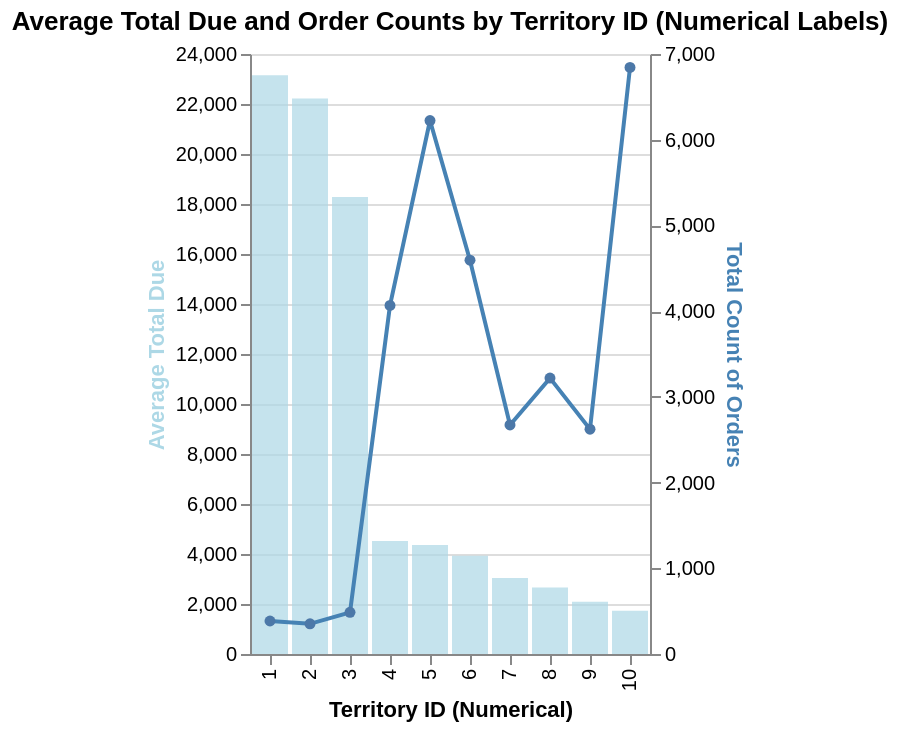

Notebook source saved alongside this figure:
### Code cell
# Chart for Average Total Due (Bars)
bars = alt.Chart(df_avg_due_top10).mark_bar(opacity=0.7, color='lightblue').encode(
    x=alt.X('territory_numerical_id:O', title='Territory ID (Numerical)'),
    y=alt.Y('total_due', axis=alt.Axis(title='Average Total Due', titleColor='lightblue')),
    tooltip=['territory_id', 'territory_numerical_id', 'total_due']
)

# Filter the original DataFrame to include only the top 10 territory_ids
top10_territory_ids = df_avg_due_top10['territory_id'].tolist()
df_filtered_top10_territories = df[df['territory_id'].isin(top10_territory_ids)].copy()

# Map the territory_id in the filtered DataFrame to numerical IDs
df_filtered_top10_territories['territory_numerical_id'] = df_filtered_top10_territories['territory_id'].map(territory_id_mapping)

# Calculate the count of orders for each numerical territory ID
territory_counts = df_filtered_top10_territories['territory_numerical_id'].value_counts().reset_index()
territory_counts.columns = ['territory_numerical_id', 'count']
territory_counts = territory_counts.sort_values(by='territory_numerical_id') # Sort by numerical ID for consistent line chart order

# Counts
lines = alt.Chart(territory_counts).mark_line(point=True, color='steelblue').encode(
    x=alt.X('territory_numerical_id:O', title='Territory ID (Numerical)'),
    y=alt.Y('count', axis=alt.Axis(title='Total Count of Orders', titleColor='steelblue')),
    tooltip=['territory_numerical_id', 'count']
)

# Layer the two charts and resolve scales for independent Y-axes
combined_layered_chart = alt.layer(bars, lines).resolve_scale(
    y='independent'
).properties(
    title='Average Total Due and Order Counts by Territory ID (Numerical Labels)'
)

combined_layered_chart.display()

### Figure 1 — Vega-Lite specification as saved in the notebook (floating-point values rounded to 4 significant figures)
{"config": {"view": {"continuousWidth": 300, "continuousHeight": 300}}, "layer": [{"data": {"name": "data-f215d2ed58b4bf728715ccdf02b09c38"}, "mark": {"type": "bar", "color": "lightblue", "opacity": 0.7}, "encoding": {"tooltip": [{"field": "territory_id", "type": "nominal"}, {"field": "territory_numerical_id", "type": "quantitative"}, {"field": "total_due", "type": "quantitative"}], "x": {"field": "territory_numerical_id", "title": "Territory ID (Numerical)", "type": "ordinal"}, "y": {"axis": {"title": "Average Total Due", "titleColor": "lightblue"}, "field": "total_due", "type": "quantitative"}}}, {"data": {"name": "data-53c20b1e8fe2b55bd496a383c8c9c120"}, "mark": {"type": "line", "color": "steelblue", "point": true}, "encoding": {"tooltip": [{"field": "territory_numerical_id", "type": "quantitative"}, {"field": "count", "type": "quantitative"}], "x": {"field": "territory_numerical_id", "title": "Territory ID (Numerical)", "type": "ordinal"}, "y": {"axis": {"title": "Total Count of Orders", "titleColor": "steelblue"}, "field": "count", "type": "quantitative"}}}], "resolve": {"scale": {"y": "independent"}}, "title": "Average Total Due and Order Counts by Territory ID (Numerical Labels)", "$schema": "https://vega.github.io/schema/vega-lite/v5.20.1.json", "datasets": {"data-f215d2ed58b4bf728715ccdf02b09c38": [{"territory_id": "5b963d6f-3cda-4843-ade2-0cb22c0eccaf", "total_due": 23150.0, "territory_numerical_id": 1}, {"territory_id": "7559c9bb-7906-435e-934d-82cfee38295e", "total_due": 22220.0, "territory_numerical_id": 2}, {"territory_id": "1e179cbb-7db9-4a66-aa94-e6fb9b3d613e", "total_due": 18280.0, "territory_numerical_id": 3}, {"territory_id": "c8b914d0-8c4c-498f-af9f-6954c90f45db", "total_due": 4524.0, "territory_numerical_id": 4}, {"territory_id": "5f568b38-d738-4b7a-a27b-bc975b9084a2", "total_due": 4362.0, "territory_numerical_id": 5}, {"territory_id": "d90fce1e-44e0-4d8f-8125-2f9ba1d18cbc", "total_due": 3932.0, "territory_numerical_id": 6}, {"territory_id": "0ad4c625-bb65-4376-8a41-0a65719b0db8", "total_due": 3039.0, "territory_numerical_id": 7}, {"territory_id": "e0e3bac4-790e-4617-84b3-be0c2bdb7070", "total_due": 2664.0, "territory_numerical_id": 8}, {"territory_id": "25d73ad2-9e13-410b-8b0d-5f26e2b9e4f2", "total_due": 2089.0, "territory_numerical_id": 9}, {"territory_id": "2ac923e9-3043-4f5e-bae0-ad28089bf187", "total_due": 1726.0, "territory_numerical_id": 10}], "data-53c20b1e8fe2b55bd496a383c8c9c120": [{"territory_numerical_id": 1, "count": 385}, {"territory_numerical_id": 2, "count": 352}, {"territory_numerical_id": 3, "count": 486}, {"territory_numerical_id": 4, "count": 4067}, {"territory_numerical_id": 5, "count": 6224}, {"territory_numerical_id": 6, "count": 4594}, {"territory_numerical_id": 7, "count": 2672}, {"territory_numerical_id": 8, "count": 3219}, {"territory_numerical_id": 9, "count": 2623}, {"territory_numerical_id": 10, "count": 6843}]}}
